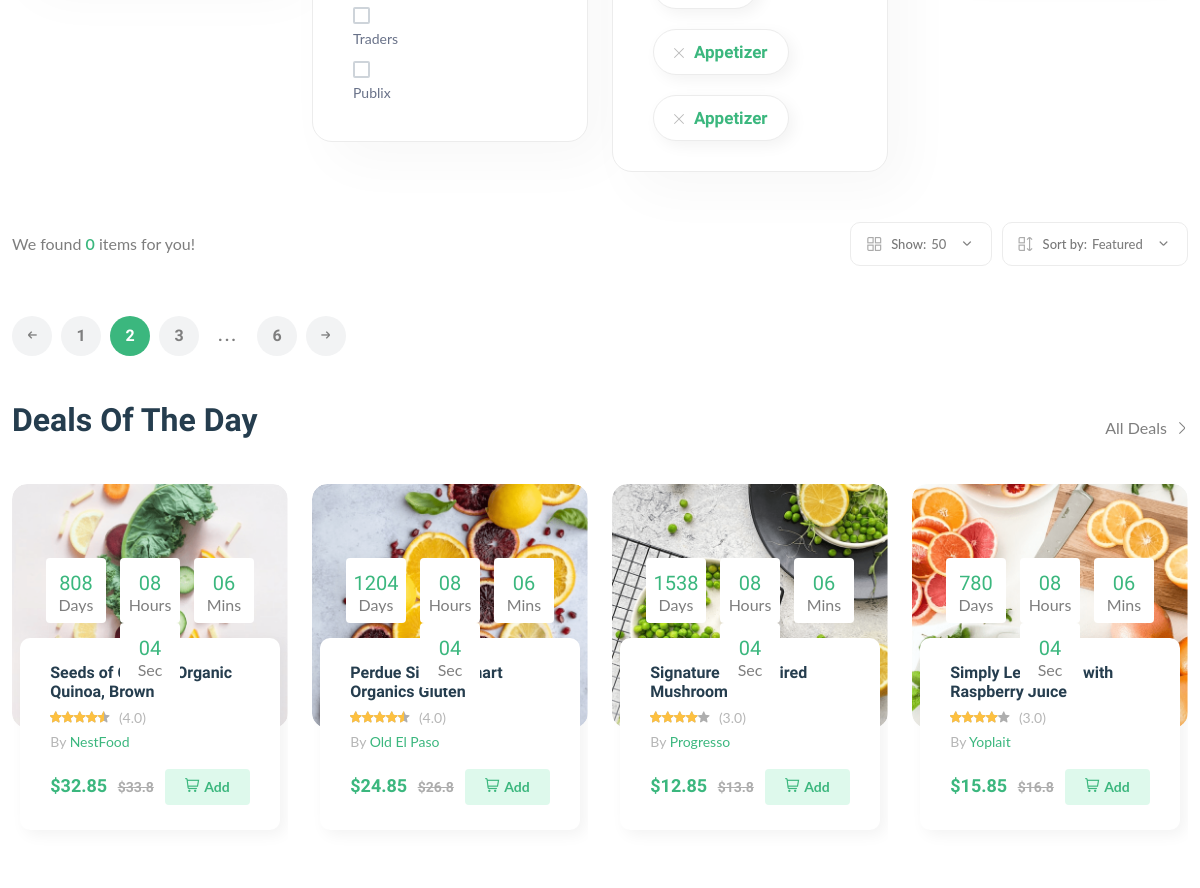
The page /products (middle part) on the database as committed earlier.
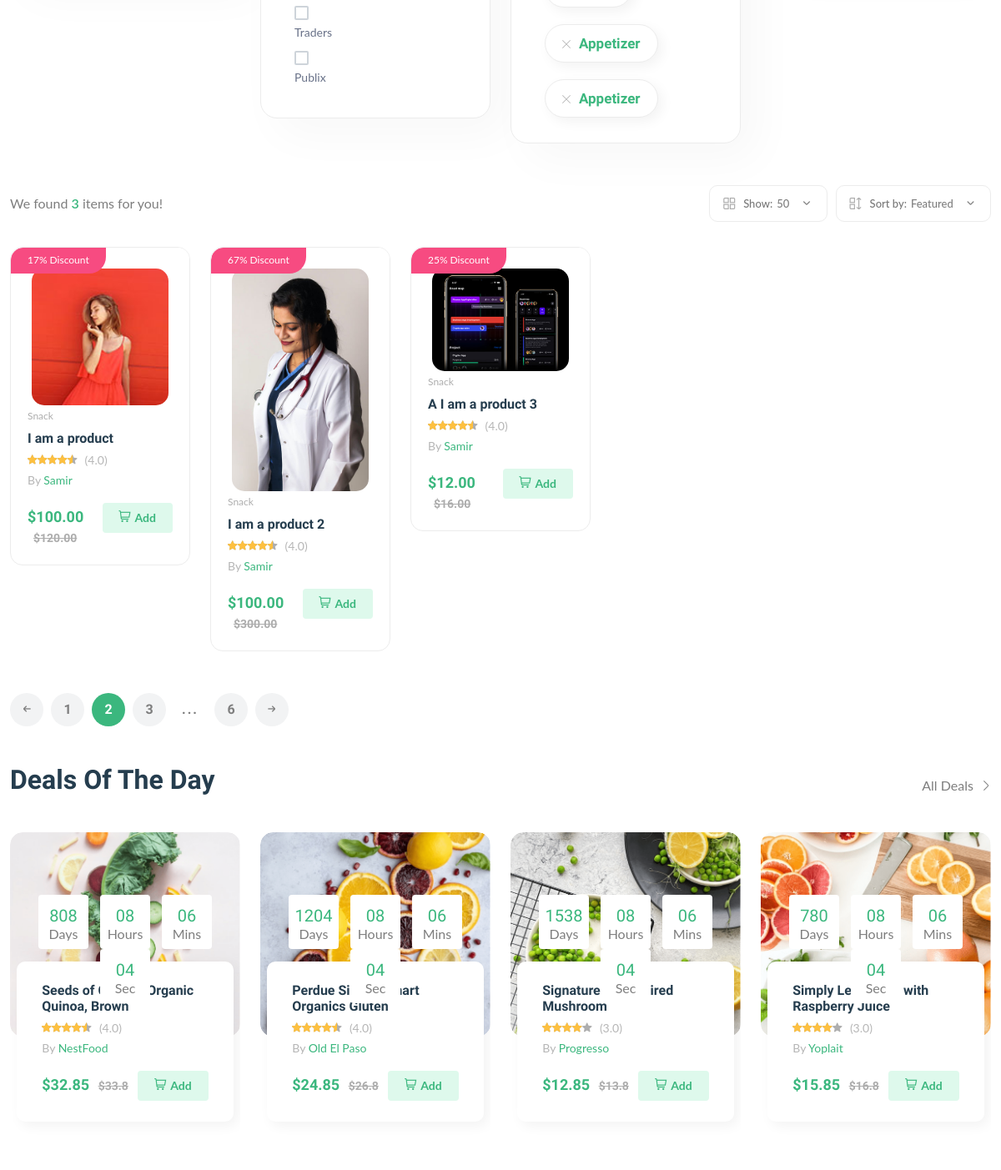
The same page on the database as committed later.
### core/models.py (models this page shows, shortened)
class Product(models.Model):
    pid = ShortUUIDField(unique=True, length=10, max_length=20, prefix='prd', alphabet='abcdefghijklmnop1234567890')
    user = models.ForeignKey(User, on_delete=models.SET_NULL, null=True)
    vendor = models.ForeignKey(Vendor, on_delete=models.SET_NULL, null=True)
    category = models.ForeignKey(Category, on_delete=models.SET_NULL, null=True, related_name='category')
    title = models.CharField(max_length=100, default = 'I am a product')
    image = models.ImageField(upload_to=user_directory_path, default='product.jpg')
    description = models.TextField(null=True, blank=True, default='I am an ammezing product')
    price = models.DecimalField(max_digits=9999, decimal_places=2, default=100)
    old_price = models.DecimalField(max_digits=9999, decimal_places=2, default=120)
    spacifications = models.TextField(null=True, blank=True)
    product_status = models.CharField(choices=STATUS, max_length=20, default="in-review")
    status = models.BooleanField(default=True)
    in_stock = models.BooleanField(default=True)
    fetured = models.BooleanField(default=False)
    digital = models.BooleanField(default=False)
    sku = ShortUUIDField(unique=True, length=5, max_length=10, prefix='sku', alphabet='1234567890')
    date = models.DateTimeField(auto_now_add=True)
    updated = models.DateTimeField(null=True, blank=True)
    class Meta:
        verbose_name = 'Product'
        verbose_name_plural = 'Products'
    def get_parcentage(self):
        discount = (self.old_price-self.price)*100/self.old_price
        return discount

class Vendor(models.Model):
    cid = ShortUUIDField(unique=True, length=10, max_length=20, prefix='ven', alphabet='abcdefghijklmnop1234567890')
    title = models.CharField(max_length=100, default = 'I am a vendor')
    image = models.ImageField(upload_to=user_directory_path, default='vendor.jpg')
    description = models.TextField(null=True, blank=True, default='I am an ammezing vendor')
    user = models.ForeignKey(User, on_delete=models.SET_NULL, null=True)
    Address = models.CharField(max_length=100, default='Bottrish, Kishoreganj')
    contact = models.CharField(max_length=100, default='+880 1781 355 377')
    chat_res_time = models.CharField(max_length=100, default='100')
    shipping_on_time = models.CharField(max_length=100, default='100')
    authenticate_rating = models.CharField(max_length=100, default='100')
    days_return = models.CharField(max_length=100, default='100')
    warranty_period = models.CharField(max_length=100, default='100')
    class Meta:
        verbose_name = 'Vendor'
        verbose_name_plural = 'Vendors'
    def __str__(self):
        return self.title

### core/views.py (the view)
# urls.py: path('products', product_list_view, name='product-list'),
def product_list_view(request):
    products = Product.objects.filter(product_status= 'published')
    context = {'products': products}
    return render(request, 'core/product-list.html', context)

### templates/core/product-list.html (shortened to what the changed rows need)
{% extends 'core/partial/base.html' %}
{% load static %}
{% block content %}
    <main class="main">
        <div class="container mb-30 mt-30">
            <div class="row">
                <div class="col-12">
                    <div class="shop-product-fillter">
                        <div class="totall-product">
                            <p>We found <strong class="text-brand">{{ products.count }}</strong> item{{products|pluralize}} for you!</p>
                        </div>
                    </div>
                    <div class="row product-grid">
                        {% for product in products %}
                        <div class="col-lg-1-5 col-md-4 col-12 col-sm-6">
                            <div class="product-cart-wrap mb-30">
                                <div class="product-img-action-wrap">
                                    <div class="product-img product-img-zoom">
                                        <a href="shop-product-right.html">
                                            <img class="default-img" src="{{product.image.url}}" alt="" />
                                        </a>
                                    </div>
                                    <div class="product-badges product-badges-position product-badges-mrg">
                                        <span class="hot">{{ product.get_parcentage|floatformat:0 }}% Discount</span>
                                    </div>
                                </div>
                                <div class="product-content-wrap">
                                    <div class="product-category">
                                        <a href="shop-grid-right.html">Snack</a>
                                    </div>
                                    <h2><a href="shop-product-right.html">{{product.title}}</a></h2>
                                    <div class="product-rate-cover">
                                        <div class="product-rate d-inline-block">
                                            <div class="product-rating" style="width: 90%"></div>
                                        </div>
                                        <span class="font-small ml-5 text-muted"> (4.0)</span>
                                    </div>
                                    <div>
                                        <span class="font-small text-muted">By <a href="vendor-details-1.html">{{product.vendor}}</a></span>
                                    </div>
                                    <div class="product-card-bottom">
                                        <div class="product-price">
                                            <span>${{product.price}}</span>
                                            <span class="old-price">${{product.old_price}}</span>
                                        </div>
                                        <div class="add-cart">
                                            <a class="add" href="shop-cart.html"><i class="fi-rs-shopping-cart mr-5"></i>Add </a>
                                        </div>
                                    </div>
                                </div>
                            </div>
                        </div>
                        {% endfor %}
                    </div>
                    <section class="section-padding pb-5">
                        <div class="row">
                            <div class="col-xl-3 col-lg-4 col-md-6">
                                <div class="product-cart-wrap style-2">
                                    <div class="product-content-wrap">
                                        <div class="deals-content">
                                            <h2><a href="shop-product-right.html">Seeds of Change Organic Quinoa, Brown</a></h2>
                                        </div>
                                    </div>
                                </div>
                            </div>
                            <div class="col-xl-3 col-lg-4 col-md-6">
                                <div class="product-cart-wrap style-2">
                                    <div class="product-content-wrap">
                                        <div class="deals-content">
                                            <h2><a href="shop-product-right.html">Perdue Simply Smart Organics Gluten</a></h2>
                                        </div>
                                    </div>
                                </div>
                            </div>
                            <div class="col-xl-3 col-lg-4 col-md-6 d-none d-lg-block">
                                <div class="product-cart-wrap style-2">
                                    <div class="product-content-wrap">
                                        <div class="deals-content">
                                            <h2><a href="shop-product-right.html">Signature Wood-Fired Mushroom</a></h2>
                                        </div>
                                    </div>
                                </div>
                            </div>
                            <div class="col-xl-3 col-lg-4 col-md-6 d-none d-xl-block">
                                <div class="product-cart-wrap style-2">
                                    <div class="product-content-wrap">
                                        <div class="deals-content">
                                            <h2><a href="shop-product-right.html">Simply Lemonade with Raspberry Juice</a></h2>
                                        </div>
                                    </div>
                                </div>
                            </div>
                        </div>
                    </section>
                </div>
            </div>
        </div>
    </main>
{% endblock content %}

Rows that differ between the two databases and show on the page:
added Product: image (picture), get_parcentage "17", title "I am a product", vendor "Samir", price "100.00", old_price "120.00"
added Product: image (picture), get_parcentage "67", title "I am a product 2", vendor "Samir", price "100.00", old_price "300.00"
added Product: image (picture), get_parcentage "25", title "A I am a product 3", vendor "Samir", price "12.00", old_price "16.00"
Other text that changed with them:
{{ products.count }}: "0" → "3"
